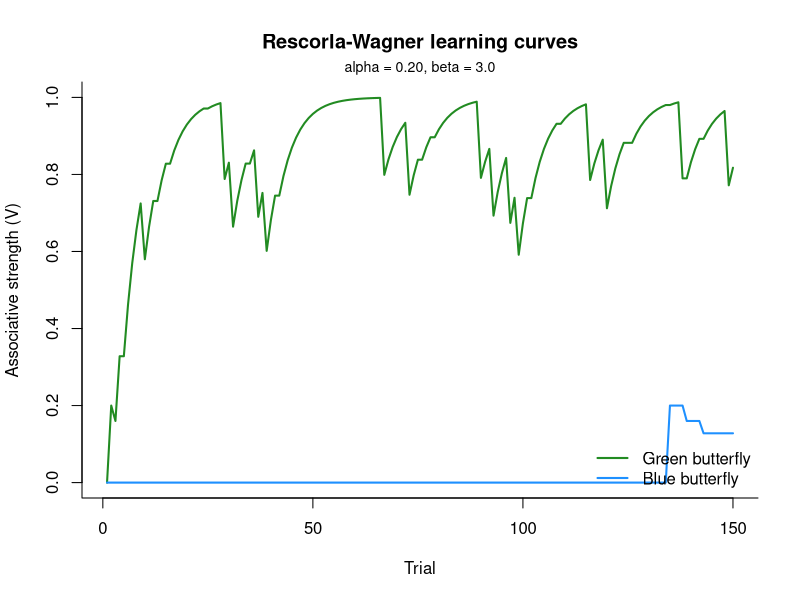
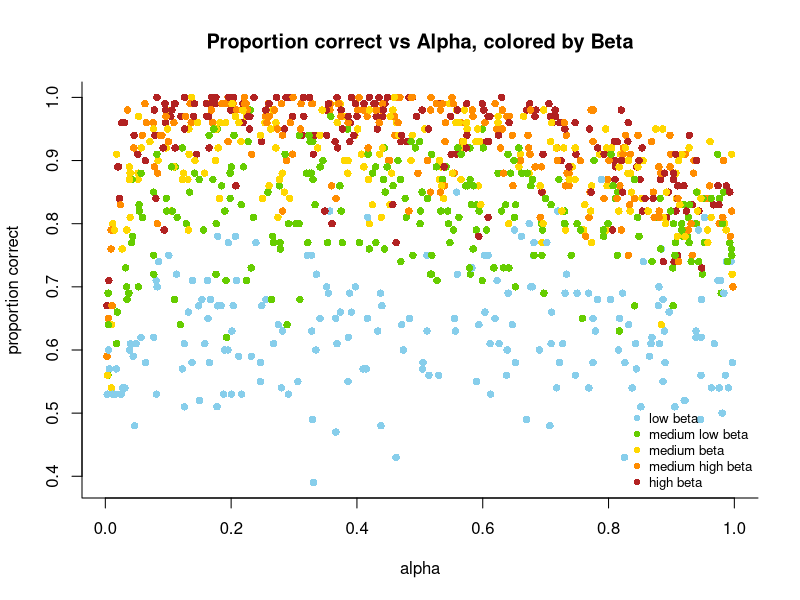
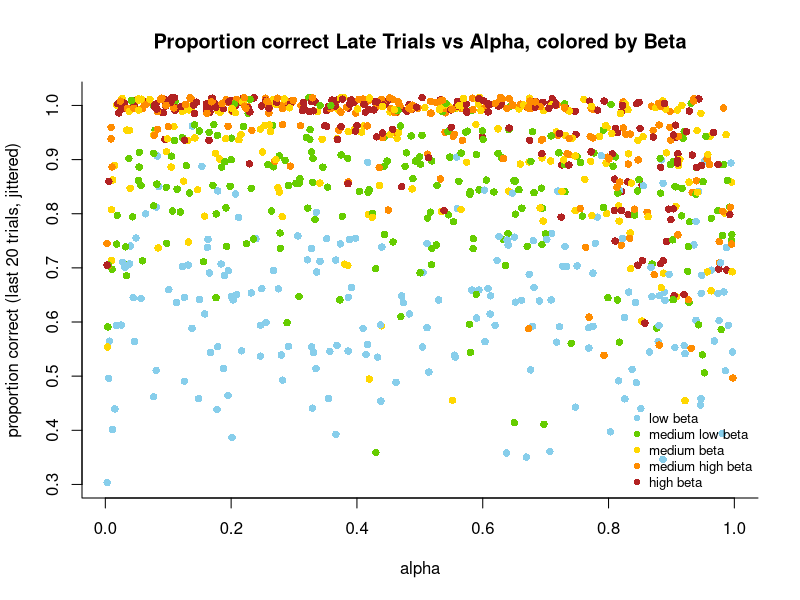

Source code (R) for these figures, in order:
# GOAL1: met RW model data genereren
# GOAL2: eventueel al proberen alpha en beta schatten

# heel simpele butterfly task
# model: V_stim(t+1) = V_stim(t) + alpha * (reward(t) - V_stim(t))
# softmax: P(green) = exp(beta * V_green) / (exp(beta * V_green) + exp(beta * V_blue))
# parameters: alpha = learning rate
#             beta = inverse temperature 


# HELPER FUNCTIONS
softmax <- function(V, beta) {
  exp(beta * V["green"]) /
    (exp(beta * V["green"]) + exp(beta * V["blue"]))
}
deliver_reward <- function(is_correct, p_reward_correct, p_reward_incorrect) {
  p_rew <- if (is_correct) p_reward_correct else p_reward_incorrect
  reward <- as.numeric(runif(1) < p_rew)
}
value_update <- function(V, choice, reward, alpha) {
  pred_error <- reward - V[choice]
  V[choice] <- V[choice] + alpha * pred_error
  V
}

# TASK
simulate_RW_task <- function(n_trials        = 100,
                             correct_stim    = "green",
                             p_reward_correct   = 0.8,
                             p_reward_incorrect = 0.2,
                             alpha           = 0.2,
                             beta            = 3,
                             V_init          = c(green = 0, blue = 0)) {
  V <- V_init
  
  results <- data.frame(
    trial          = 1:n_trials,
    choice         = character(n_trials),
    correct        = logical(n_trials),
    reward         = numeric(n_trials),
    V_green        = numeric(n_trials),
    V_blue         = numeric(n_trials),
    p_choose_green = numeric(n_trials)
  )
  
  for (t in 1:n_trials) {
    
    # softmax choice prob voor green
    p_green <- softmax(V, beta)
    
    # agent makes choice
    choice <- ifelse(runif(1) < p_green, "green", "blue")
    is_correct <- (choice == correct_stim)
    
    # after choice we get reward delivery
    reward <- deliver_reward(is_correct, p_reward_correct, p_reward_incorrect)
    
    # na reward komt value update
    V <- value_update(V, choice, reward, alpha)
    
    # log elke trial in de data frame
    results$choice[t] <- choice
    results$correct[t] <- is_correct
    results$reward[t] <- reward
    results$V_green[t] <- V["green"]
    results$V_blue[t] <- V["blue"]
    results$p_choose_green[t] <- p_green
  }
  
  # voeg attribuut "parameters" toe aan dataframe zodat exacte waarden van huidig gerunde simulatie opgeslaan worden
  attr(results, "parameters") <- list(correct_stim = correct_stim, p_reward_correct = p_reward_correct, 
                                      p_reward_incorrect = p_reward_incorrect, alpha = alpha, beta = beta)
  results
}

# sim runnen
sim <- simulate_RW_task(
  n_trials           = 150,
  correct_stim       = "green",
  p_reward_correct   = 0.8,
  p_reward_incorrect = 0.2,
  alpha              = 0.2,
  beta               = 3
)

head(sim)

# plots maken
params <- attr(sim, "parameters")
plot(sim$trial, sim$V_green, type = "l", col = "forestgreen", lwd = "2",
     ylim = c(0, 1), xlab = "Trial", ylab = "Associative strength (V)",
     main = "Rescorla-Wagner learning curves", bty = "l")
mtext(sprintf("alpha = %.2f, beta = %.1f", params$alpha, params$beta), side = 3, line = 0.3, cex = 0.85)
lines(sim$trial, sim$V_blue, col = "dodgerblue", lwd = "2")
legend("bottomright", legend = c("Green butterfly", "Blue butterfly"), 
       col = c("forestgreen", "dodgerblue"), lwd = "2", bty = "n")


# data genereren: sim 1000 keer runnen
set.seed(202)
n_sims <- 1000

true_alpha <- runif(n_sims, min = 0, max = 1)
true_beta  <- runif(n_sims, min = 0, max = 10)

sim_list <- vector("list", n_sims) # creating a list of 1000 dataframes (one for every output of 100 trials)

for (i in 1:n_sims) {
  sim_list[[i]] <- simulate_RW_task(
    n_trials = 100,
    correct_stim = "green",
    p_reward_correct = 0.8,
    p_reward_incorrect = 0.2,
    alpha = true_alpha[i],
    beta = true_beta[i]
  )
}

# data visualiseren
summary_df <- data.frame(
  sim = 1:n_sims,
  alpha = true_alpha,
  beta = true_beta,
  prop_correct = sapply(sim_list, function(d) mean(d$correct)),
  final_Vgreen = sapply(sim_list, function(d) tail(d$V_green, 1))
)
head(summary_df)

# plot maken
beta_groups <- cut(summary_df$beta, breaks = 5,
                   labels = c("low beta", "medium low beta", "medium beta", "medium high beta", "high beta"))
group_colors <- c("low beta"         = "skyblue",
                  "medium low beta"  = "chartreuse3",
                  "medium beta"      = "gold1",
                  "medium high beta" = "darkorange",
                  "high beta"        = "firebrick")
plot(summary_df$alpha, summary_df$prop_correct,
     col = group_colors[beta_groups], pch = 16,
     xlab = "alpha", ylab = "proportion correct",
     main = "Proportion correct vs Alpha, colored by Beta",
     bty = "l")

legend("bottomright", legend = names(group_colors), col = group_colors, pch = 16, bty = "n", cex = 0.8)

# plot van enkel laatste 20 trials per sim
summary_df$prop_correct_late <- sapply(sim_list, function(d) mean(tail(d$correct, 20)))

beta_groups <- cut(summary_df$beta, breaks = 5,
                   labels = c("low beta", "medium low beta", "medium beta", "medium high beta", "high beta"))
group_colors <- c("low beta"         = "skyblue",
                  "medium low beta"  = "chartreuse3",
                  "medium beta"      = "gold1",
                  "medium high beta" = "darkorange",
                  "high beta"        = "firebrick")
plot(summary_df$alpha, jitter(summary_df$prop_correct_late, amount = 0.015),
     col = group_colors[beta_groups], pch = 16,
     xlab = "alpha", ylab = "proportion correct (last 20 trials, jittered)",
     main = "Proportion correct Late Trials vs Alpha, colored by Beta",
     bty = "l")

legend("bottomright", legend = names(group_colors), col = group_colors, pch = 16, bty = "n", cex = 0.8)
# GOAL1 X


# beginnen met estimation
